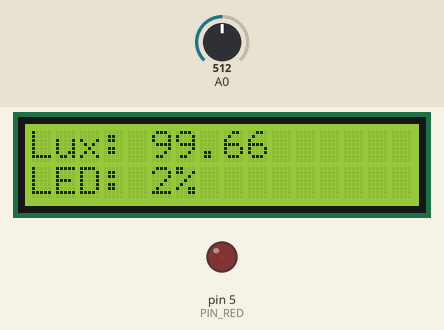
The program below on a simulated Arduino Uno, built with avr-gcc and run on an emulated ATmega328P. Parts: 16×2 character LCD, output pins drawn as LEDs (lit = HIGH). The inputs (shaded band) are chosen by the test bench; at power-on: A0 = 512.

Above: at 2.2 s.
2.3 s: A0 set to 0
At 3.3 s:
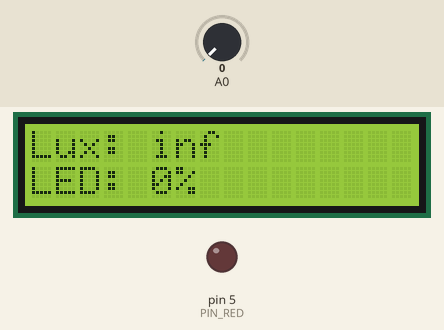
3.9 s: A0 set to 376
At 4.7 s:
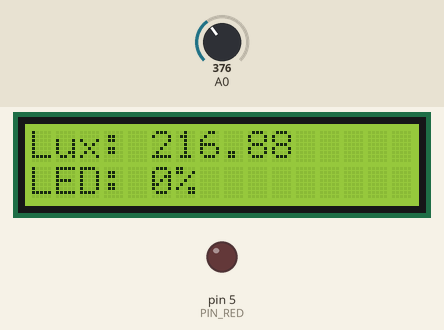
5.4 s: A0 set to 402
At 6.1 s:
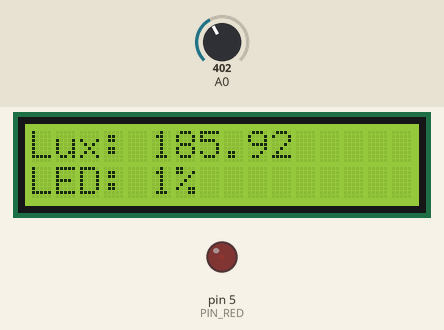
7.0 s: A0 set to 1023
At 7.6 s:
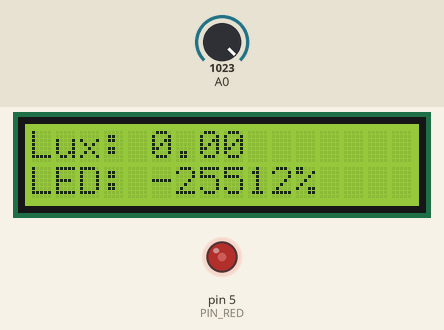
8.5 s: A0 set to 900
At 8.9 s:
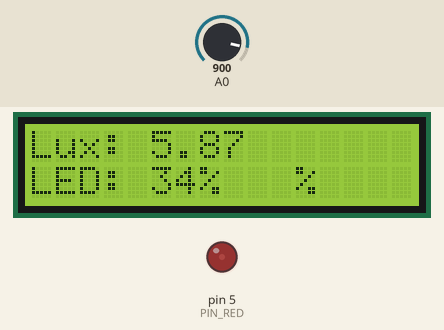
10.0 s: A0 set to 0
At 11.0 s:
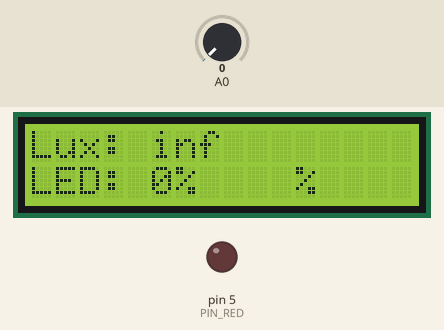
Timing chart, 0 to 12.6 s (numbered marks = the images above; inputs shaded):
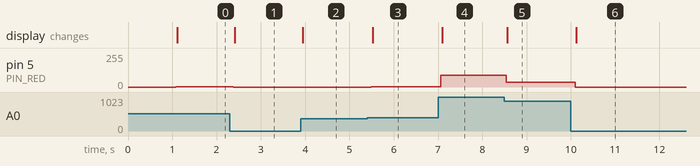

Measured:
- after the input at 2.3 s, pin 5 (PIN_RED): 2/255 → 0/255 after 0.08 s; the display: changes after 0.11 s (image 1)
- after the input at 3.9 s, the display: changes after 0.05 s (image 2)
- after the input at 5.4 s, pin 5 (PIN_RED): 0/255 → 1/255 after 0.09 s; the display: changes after 0.12 s (image 3)
- after the input at 7.0 s, pin 5 (PIN_RED): 1/255 → 88/255 after 0.06 s; the display: changes after 0.10 s (image 4)
- after the input at 8.5 s, pin 5 (PIN_RED): 88/255 → 34/255 at once; the display: changes after 0.07 s (image 5)
- after the input at 10.0 s, pin 5 (PIN_RED): 34/255 → 0/255 after 0.10 s; the display: changes after 0.13 s (image 6)

The program:

main.cpp
```cpp
#include <Arduino.h>
#include <LiquidCrystal_I2C.h>

#define PIN_RED 5
const float GAMMA = 0.7;
const float RL10 = 50;

LiquidCrystal_I2C lcd(0x27, 16, 2);

void setup() {
  pinMode(PIN_RED, OUTPUT);
  lcd.init();
  lcd.backlight();

  lcd.setCursor(0, 0);
  lcd.print("Auto Light ON");
  delay(1000);
  lcd.clear();
}

void loop() {
  int analogValue = analogRead(A0);

  float voltage = analogValue / 1024.0 * 5;
  float resistance = 2000 * voltage / (1 - voltage / 5);
  float lux = pow(RL10 * 1e3 * pow(10, GAMMA) / resistance, (1 / GAMMA));

  int pwmVal = 200 / lux;
  analogWrite(PIN_RED, pwmVal);


  lcd.setCursor(0, 0);
  lcd.print("Lux: ");
  lcd.print(lux);
  lcd.print("          ");

  lcd.setCursor(0, 1);
  lcd.print("LED: ");
  lcd.print(pwmVal);
  lcd.print("%   ");

  delay(100);
}
```
